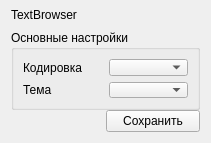
<?xml version="1.0" encoding="UTF-8"?>
<ui version="4.0">
 <class>Form</class>
 <widget class="QWidget" name="Form">
  <property name="geometry">
   <rect>
    <x>0</x>
    <y>0</y>
    <width>211</width>
    <height>143</height>
   </rect>
  </property>
  <property name="windowTitle">
   <string>Form</string>
  </property>
  <layout class="QGridLayout" name="gridLayout" rowminimumheight="0,0,0,0,0">
   <property name="sizeConstraint">
    <enum>QLayout::SetMaximumSize</enum>
   </property>
   <property name="topMargin">
    <number>0</number>
   </property>
   <property name="spacing">
    <number>0</number>
   </property>
   <item row="2" column="0" colspan="8">
    <widget class="QGroupBox" name="groupBox">
     <property name="title">
      <string>Основные настройки</string>
     </property>
     <layout class="QGridLayout" name="gridLayout_2">
      <item row="0" column="1">
       <widget class="QComboBox" name="encoding">
        <property name="currentText">
         <string/>
        </property>
       </widget>
      </item>
      <item row="0" column="0">
       <widget class="QLabel" name="label">
        <property name="text">
         <string>Кодировка</string>
        </property>
       </widget>
      </item>
      <item row="1" column="0">
       <widget class="QLabel" name="label_2">
        <property name="text">
         <string>Тема</string>
        </property>
       </widget>
      </item>
      <item row="1" column="1">
       <widget class="QComboBox" name="theme"/>
      </item>
     </layout>
    </widget>
   </item>
   <item row="0" column="0" colspan="8">
    <layout class="QGridLayout" name="gridLayout_3">
     <property name="spacing">
      <number>0</number>
     </property>
     <item row="0" column="3">
      <widget class="QPushButton" name="hide">
       <property name="sizePolicy">
        <sizepolicy hsizetype="Fixed" vsizetype="Fixed">
         <horstretch>0</horstretch>
         <verstretch>0</verstretch>
        </sizepolicy>
       </property>
       <property name="minimumSize">
        <size>
         <width>30</width>
         <height>30</height>
        </size>
       </property>
       <property name="maximumSize">
        <size>
         <width>30</width>
         <height>30</height>
        </size>
       </property>
       <property name="text">
        <string/>
       </property>
       <property name="flat">
        <bool>true</bool>
       </property>
      </widget>
     </item>
     <item row="0" column="0">
      <widget class="QLabel" name="title">
       <property name="text">
        <string>TextBrowser</string>
       </property>
      </widget>
     </item>
     <item row="0" column="1">
      <spacer name="horizontalSpacer">
       <property name="orientation">
        <enum>Qt::Horizontal</enum>
       </property>
       <property name="sizeHint" stdset="0">
        <size>
         <width>6</width>
         <height>20</height>
        </size>
       </property>
      </spacer>
     </item>
     <item row="0" column="5">
      <widget class="QPushButton" name="close">
       <property name="sizePolicy">
        <sizepolicy hsizetype="Fixed" vsizetype="Fixed">
         <horstretch>0</horstretch>
         <verstretch>0</verstretch>
        </sizepolicy>
       </property>
       <property name="minimumSize">
        <size>
         <width>30</width>
         <height>30</height>
        </size>
       </property>
       <property name="maximumSize">
        <size>
         <width>30</width>
         <height>30</height>
        </size>
       </property>
       <property name="text">
        <string/>
       </property>
       <property name="flat">
        <bool>true</bool>
       </property>
      </widget>
     </item>
     <item row="0" column="4">
      <widget class="QPushButton" name="minimize">
       <property name="sizePolicy">
        <sizepolicy hsizetype="Fixed" vsizetype="Fixed">
         <horstretch>0</horstretch>
         <verstretch>0</verstretch>
        </sizepolicy>
       </property>
       <property name="minimumSize">
        <size>
         <width>30</width>
         <height>30</height>
        </size>
       </property>
       <property name="maximumSize">
        <size>
         <width>30</width>
         <height>30</height>
        </size>
       </property>
       <property name="text">
        <string/>
       </property>
       <property name="flat">
        <bool>true</bool>
       </property>
      </widget>
     </item>
    </layout>
   </item>
   <item row="3" column="4" colspan="4">
    <widget class="QPushButton" name="save">
     <property name="text">
      <string>Сохранить</string>
     </property>
    </widget>
   </item>
  </layout>
 </widget>
 <resources/>
 <connections/>
</ui>
